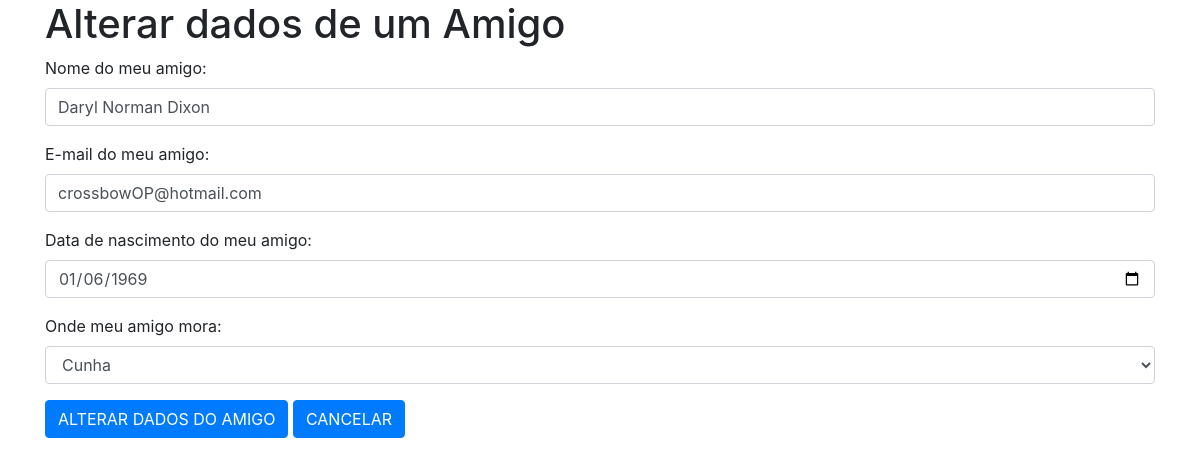
Screenshot of /PHP/lista_alterarbkp.php?id=2 with the database file from the repository.
### tables this page shows
CREATE TABLE `tb_amigos` (
  `pk_id` int(11) NOT NULL,
  `nome` char(50) DEFAULT NULL,
  `dataNascimento` date DEFAULT NULL,
  `email` char(50) DEFAULT NULL,
  `fk_cidade` int(11) DEFAULT NULL
);

### PHP/lista_alterarBKP.php (the view, shortened to what this page needs)
<?php
    include_once("includes/conexao.php");
    if($_GET){
        $id = $_GET["id"];
        $sql = "SELECT * FROM tb_amigos WHERE pk_ID = $id";
        $dados = mysqli_query($conecta,$sql);
        $row = mysqli_fetch_object($dados);
    }
?>
<!DOCTYPE html>
<html lang="pt-br">
<head>
    <link rel="stylesheet" href="css/bootstrap.css" />
</head>
<body>
<div class="container">
    <h1>Alterar dados de um Amigo</h1>
        <form method="POST" action="lista_alterarbkp.php">
            <div class="form-group">
                <label for="txt_nome">Nome do meu amigo:</label>
                <input type="text" id="txt_nome" name="txt_nome" class="form-control" value="<?php echo $row->nome; ?>" required>
            </div>
            <div class="form-group">
                <label for="txt_email">E-mail do meu amigo:</label>
                <input type="email" id="txt_email" name="txt_email" class="form-control" value="<?php echo $row->email; ?>" required>
            </div>
            <div class="form-group">
                <label for="txt_nascimento">Data de nascimento do meu amigo:</label>
                <input type="date" id="txt_nascimento" name="txt_nascimento" class="form-control" value="<?php echo $row->dataNascimento; ?>" required>
            </div>
            <div class="form-group">
                <label for="cbo_cidade">Onde meu amigo mora:</label>
                <select id="cbo_cidade" name="cbo_cidade" class="form-control" required>
<?php
                $sql = mysqli_query($conecta,"SELECT * FROM tb_cidade ORDER BY nomeCidade");
                while($row1 = mysqli_fetch_object($sql)){
                    $s = ($row->fk_cidade==$row1->pk_id) ? "selected" :"" ;
                    echo '<option value="'.$row1->pk_id.'" '.$s.'>'.$row1->nomeCidade.'</option>';
                }
?>
                </select>
            </div>
            <button type="submit" class="btn btn-primary" name="submit" value="INSERT">ALTERAR DADOS DO AMIGO</button>
            <a href="lista_simplesbkp.php" class="btn btn-primary" value="INSERT">CANCELAR</a>
        </form>
</div>
</body>
</html>

### rows the page displays
tb_amigos: txt_nome "Daryl Norman Dixon", txt_email "crossbowOP@hotmail.com", txt_nascimento "01/06/1969"

### other values shown
form field cbo_cidade "Cunha"
